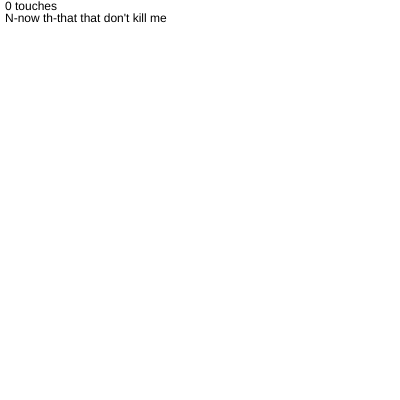
Frame 1 (no input)
Frame 60 (no input): identical to frame 1, image omitted
Frame 120 (the mouse pressed at the canvas centre since frame 60): identical to frame 1, image omitted

The p5.js sketch that drew this single still picture (run headless with seeded random() and noise() and a simulated clock; from frame 60 on, the mouse is pressed at the canvas centre):

// p5.js sketch
// ── sketch.js
let numberOfTouches ;

function setup() {
  createCanvas(400, 400);
}

function draw() {
  clear();
  numberOfTouches = touches.length;
  text(numberOfTouches + ' touches', 5, 10);

  switch(numberOfTouches) {
    case 0:
      text("N-now th-that that don't kill me", 5, 22) ;
      break ;

      case 1:
       text("Can only make me stronger", 5, 22) ;
      // put a picture here
      break ;

      case 2:
      text("I need you to hurry up now", 5, 22) ;
            // put a picture here
      break ;

      case 3:
     text("'Cause I can't wait much longer", 5, 22) ;
            // put a picture here
      break ;


  }

}
